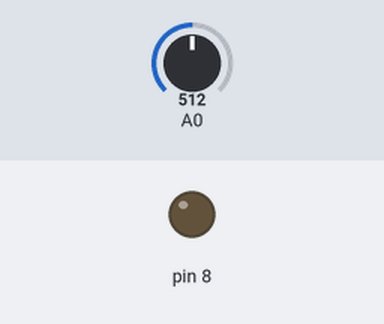
This sketch was run on a simulated Arduino Uno, built with avr-gcc and run on an emulated ATmega328P. On the bench: output pins drawn as LEDs (lit = HIGH). The test bench sets the inputs (shaded band); at power-on: A0 = 512.

Above: at 4.3 s.
4.4 s: A0 set to 490
At 4.9 s:
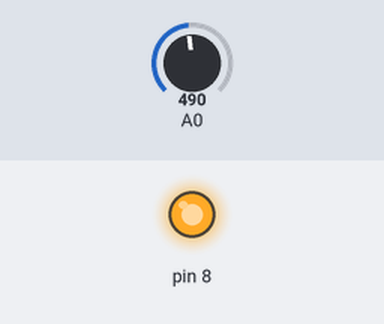
8.9 s: A0 set to 510
At 11.0 s:
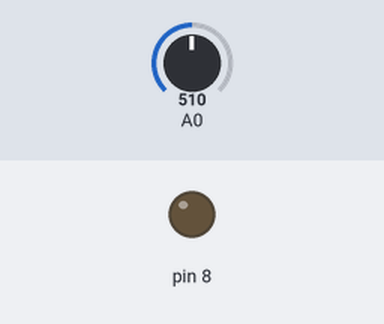
14.4 s: A0 set to 306
At 15.1 s:
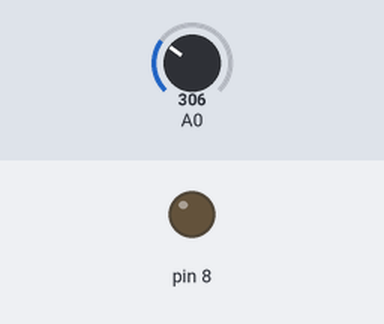
18.9 s: A0 set to 511
At 19.3 s:
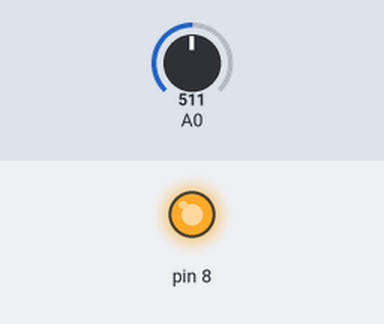
Timing chart, 0 to 25.4 s (numbered marks = the images above; inputs shaded):
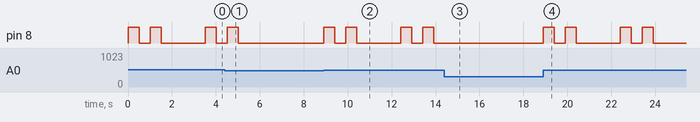

Measured:
- the behaviour switches between 501 and 500 on A0 (found by bisection; images 0 and 1)
- after the input at 4.4 s, pin 8: goes on until 5.0 s, then stays LOW
- after the input at 8.9 s, pin 8: LOW → HIGH at once, → LOW 0.50 s later, → HIGH 0.50 s later, → LOW 0.50 s later, … (8 changes in this stretch)
- after the input at 14.4 s, pin 8: stops changing and stays LOW
- after the input at 18.9 s, pin 8: LOW → HIGH at once, → LOW 0.50 s later, → HIGH 0.50 s later, → LOW 0.50 s later, … (8 changes in this stretch)

The sketch:

calldetect.ino
```cpp
#include <LiquidCrystal.h>
LiquidCrystal lcd(12,11,5,4,3,2);
void setup() {
  Serial.begin(9600);
  pinMode(A0,INPUT);
   pinMode(8,OUTPUT);
   lcd.print("Call Detector");
}
void loop() {
  if(analogRead(A0)>500)
  {
    lcd.clear();
    lcd.print("Call Detect");
    digitalWrite(8,HIGH);
    delay(500);
    digitalWrite(8,LOW);
    delay(500);
    digitalWrite(8,HIGH);
    delay(500);
    digitalWrite(8,LOW);
    delay(2000);
   lcd.clear();
   lcd.print("Call Detect End");
  }
}
```
